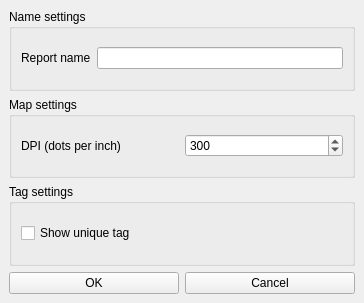
<?xml version="1.0" encoding="UTF-8"?>
<ui version="4.0">
 <class>DockWidget</class>
 <widget class="QDockWidget" name="DockWidget">
  <property name="geometry">
   <rect>
    <x>0</x>
    <y>0</y>
    <width>364</width>
    <height>303</height>
   </rect>
  </property>
  <property name="minimumSize">
   <size>
    <width>217</width>
    <height>287</height>
   </size>
  </property>
  <property name="maximumSize">
   <size>
    <width>524287</width>
    <height>524287</height>
   </size>
  </property>
  <property name="windowTitle">
   <string>Save report</string>
  </property>
  <widget class="QWidget" name="dockWidgetContents">
   <layout class="QGridLayout" name="gridLayout_2">
    <item row="0" column="0">
     <layout class="QGridLayout" name="gridLayout">
      <item row="0" column="0" colspan="2">
       <widget class="QGroupBox" name="groupBox">
        <property name="title">
         <string>Name settings</string>
        </property>
        <layout class="QGridLayout" name="gridLayout_4">
         <item row="0" column="0">
          <widget class="QLabel" name="report_name_label">
           <property name="text">
            <string>Report name</string>
           </property>
          </widget>
         </item>
         <item row="0" column="1">
          <widget class="QLineEdit" name="report_name_lineEdit"/>
         </item>
        </layout>
       </widget>
      </item>
      <item row="1" column="0" colspan="2">
       <widget class="QGroupBox" name="groupBox_2">
        <property name="title">
         <string>Map settings</string>
        </property>
        <layout class="QGridLayout" name="gridLayout_3">
         <item row="0" column="0">
          <widget class="QLabel" name="report_name_label_3">
           <property name="text">
            <string>DPI (dots per inch)</string>
           </property>
          </widget>
         </item>
         <item row="0" column="1">
          <widget class="QSpinBox" name="dpi_spinBox">
           <property name="maximum">
            <number>9999</number>
           </property>
           <property name="value">
            <number>300</number>
           </property>
          </widget>
         </item>
        </layout>
       </widget>
      </item>
      <item row="2" column="0" colspan="2">
       <widget class="QGroupBox" name="groupBox_3">
        <property name="title">
         <string>Tag settings</string>
        </property>
        <layout class="QGridLayout" name="gridLayout_5">
         <item row="0" column="0">
          <widget class="QCheckBox" name="tag_checkBox">
           <property name="enabled">
            <bool>true</bool>
           </property>
           <property name="text">
            <string>Show unique tag</string>
           </property>
          </widget>
         </item>
        </layout>
       </widget>
      </item>
      <item row="3" column="0">
       <widget class="QPushButton" name="ok_pushButton">
        <property name="text">
         <string>OK</string>
        </property>
       </widget>
      </item>
      <item row="3" column="1">
       <widget class="QPushButton" name="cancel_pushButton">
        <property name="text">
         <string>Cancel</string>
        </property>
       </widget>
      </item>
     </layout>
    </item>
   </layout>
  </widget>
 </widget>
 <resources/>
 <connections/>
</ui>
